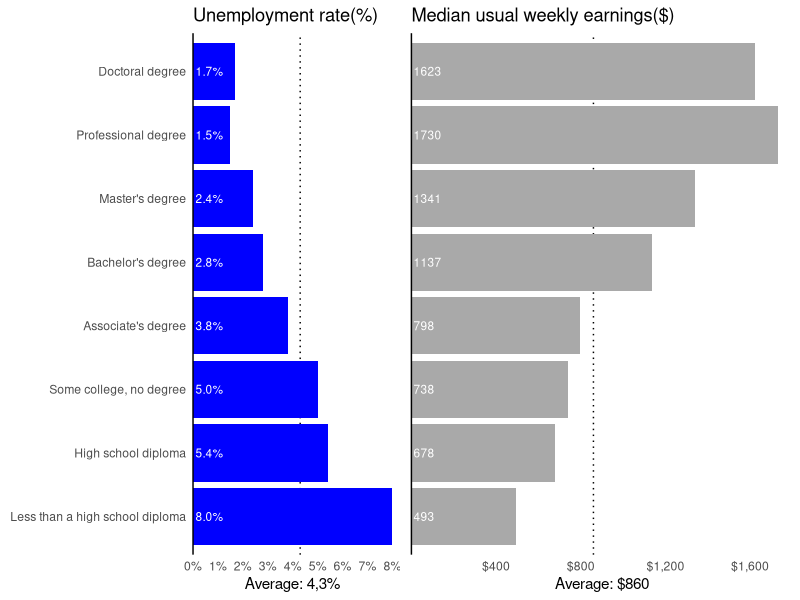

Here is the R script that generated this plot:
## ---- chunk 1
knitr::opts_chunk$set(echo = TRUE)
## ---- chunk 2
library(ggplot2)
library(ggpubr)
library(scales) #udostępniające działanie na wartościach procentowych i jednostkach - dolarach

## ---- chunk 3

#z braku łatwego dostępu do danych, na podstawie oryginalnego wykresu ręcznie stworzyłem odpowiadającą mu ramkę danych
degree <- c("Doctoral degree", "Professional degree", "Master's degree", "Bachelor's degree", "Associate's degree", "Some college, no degree", "High school diploma", "Less than a high school diploma")
#wartosci "unemployment" z przedziału 0-1, później podawane w procentach
unemployment <- c(0.017, 0.015, 0.024, 0.028, 0.038, 0.050, 0.054, 0.080) 
median <- c(1623, 1730, 1341, 1137, 798, 738, 678, 493)

dataset <- data.frame(degree, unemployment, median)
dataset$degree <- factor(dataset$degree, levels = rev(c("Doctoral degree", "Professional degree", "Master's degree", "Bachelor's degree", "Associate's degree", "Some college, no degree", "High school diploma", "Less than a high school diploma")))
#podczas tworzenia ramki danych zapewnienie przy użyciu factorów pożądanej kolejności przedstawianych danych na wykresie

## ---- chunk 4
plot1 <- ggplot(data = dataset, aes(x = degree, y = unemployment)) +
  ggtitle("Unemployment rate(%)") +
  geom_line() +
  geom_hline(yintercept = 0.043, linetype = "dotted") +
  geom_col(fill = "blue") +
  coord_flip() +
  scale_y_continuous(breaks = c(0, 0.01,0.02,0.03,0.04,0.05,0.06,0.07,0.08), labels=scales::percent_format(accuracy = 1), limits = c(0, 0.08), expand = c(0, 0)) +
  geom_text(aes(label = percent(unemployment, 0.1), y = 0.001), color = "white", position = position_dodge(1), hjust = "left", size = 3) +
  theme_classic() + 
  theme(axis.title.y = element_blank(),
        axis.ticks.x = element_blank(),
        axis.ticks.y = element_blank(),
        axis.line.x = element_blank()) +
  labs(y = "Average: 4,3%")

plot2 <- ggplot(data = dataset, aes(x = degree, y = median)) +
  ggtitle("Median usual weekly earnings($)") +
  geom_line() +
  geom_hline(yintercept = 860, linetype = "dotted") +
  geom_col(fill = "darkgrey") +
  geom_text(aes(label = median, y = 10), color = "white", position = position_dodge(1), hjust = "left", size = 3) +
  coord_flip() +
  scale_y_continuous(breaks = c(400, 800, 1200, 1600), labels = dollar(c(400, 800, 1200, 1600)), limits = c(0, 1800), expand = c(0, 0)) +
  theme_classic() +
  theme(axis.title.y = element_blank(),
        axis.ticks.x = element_blank(),
        axis.ticks.y = element_blank(),
        axis.text.y = element_blank(),
        axis.line.x = element_blank()) +
  labs(y = "Average: $860")

ggarrange(plot1, plot2)
